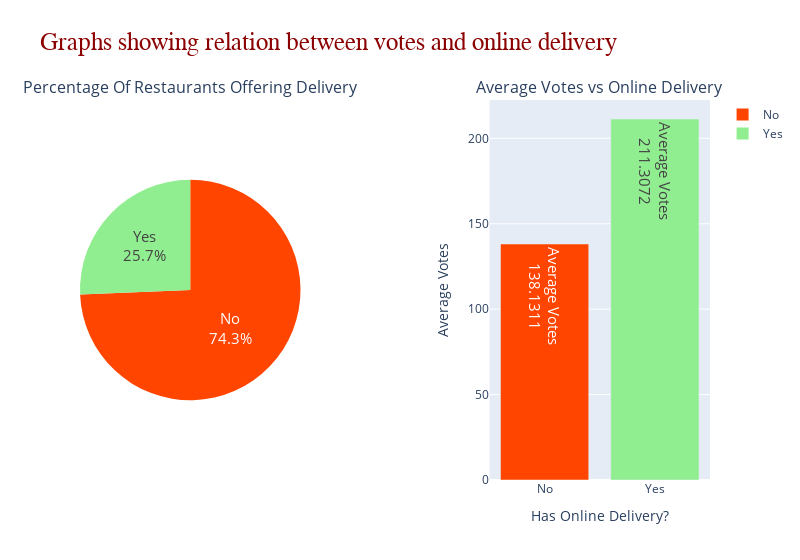

Notebook code for this chart:
### Code cell
fig2=make_subplots(rows=1, cols=2,
                   specs=[[{"type":"domain"},{"type":"bar"}]],
                   subplot_titles=('Percentage Of Restaurants Offering Delivery','Average Votes vs Online Delivery') ,horizontal_spacing=0.3)

fig2.add_trace(go.Pie(labels=Total_Restaurants_Delivery.index,
                      values=Total_Restaurants_Delivery.Total_Restaurants,
                      hovertemplate ="%{label}<br>Restaurant Count:%{value}",
                      hoverinfo=None,
                      texttemplate = "%{label}<br>%{percent}",
                      marker=dict(colors=["orangered","lightgreen"]),
                      showlegend=True),row=1,col=1)

fig2.add_trace(go.Bar(x=Avg_Votes.index,
                      y=Avg_Votes["Average_Votes"],
                     hovertemplate ="%{label}<br>Average Votes:%{value}",
                     texttemplate = "Average Votes<br>%{value}",
                     marker=dict(color=["orangered","lightgreen"]),
                     showlegend=False),row=1,col=2)

fig2.update_xaxes(title_text="Has Online Delivery?", row=1, col=2)
fig2.update_yaxes(title_text="Average Votes", row=1, col=2)


fig2.update_traces(textfont_size=15)
fig2.update_layout(title_text = 'Graphs showing relation between votes and online delivery',title_font = dict(size=25,family='Verdana', 
                                     color='darkred'), width=800)

### Figure 1 — Plotly figure (JSON) as saved in the notebook; plotly's stock layout.template omitted (floating-point values rounded to 4 significant figures)
{"data": [{"domain": {"x": [0, 0.35], "y": [0, 1]}, "hovertemplate": "%{label}<br>Restaurant Count:%{value}", "labels": ["No", "Yes"], "marker": {"colors": ["orangered", "lightgreen"]}, "showlegend": true, "textfont": {"size": 15}, "texttemplate": "%{label}<br>%{percent}", "type": "pie", "values": [7100, 2451]}, {"hovertemplate": "%{label}<br>Average Votes:%{value}", "marker": {"color": ["orangered", "lightgreen"]}, "showlegend": false, "textfont": {"size": 15}, "texttemplate": "Average Votes<br>%{value}", "type": "bar", "x": ["No", "Yes"], "xaxis": "x", "y": [138.1, 211.3], "yaxis": "y"}], "layout": {"annotations": [{"font": {"size": 16}, "showarrow": false, "text": "Percentage Of Restaurants Offering Delivery", "x": 0.175, "xanchor": "center", "xref": "paper", "y": 1, "yanchor": "bottom", "yref": "paper"}, {"font": {"size": 16}, "showarrow": false, "text": "Average Votes vs Online Delivery", "x": 0.825, "xanchor": "center", "xref": "paper", "y": 1, "yanchor": "bottom", "yref": "paper"}], "title": {"font": {"color": "darkred", "family": "Verdana", "size": 25}, "text": "Graphs showing relation between votes and online delivery"}, "width": 800, "xaxis": {"anchor": "y", "domain": [0.65, 1.0], "title": {"text": "Has Online Delivery?"}}, "yaxis": {"anchor": "x", "domain": [0, 1], "title": {"text": "Average Votes"}}}}
